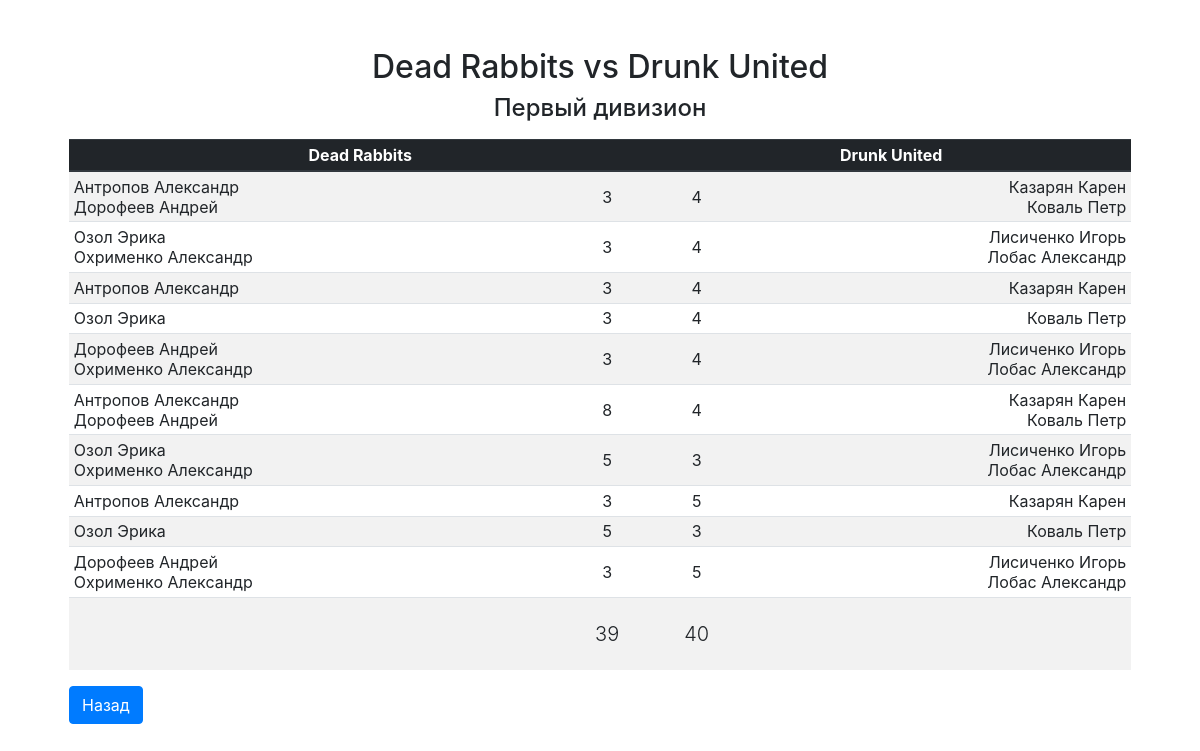
/match.php?id=190, run on the app's committed database.
### tables this page shows
CREATE TABLE tournaments (tournament_id integer primary key autoincrement, tournament_name text, tournament_rounds integer, tournament_description text);

CREATE TABLE games (game_id integer primary key, match_id references matches(match_id), player_id11 references players(player_id), player_id12 references players(player_id), player_id21 references players(player_id), player_id22 references players(player_id), score1 integer, score2 integer);

CREATE TABLE players (player_id integer primary key autoincrement, first_name text, second_name text);

CREATE TABLE matches (match_id integer primary key autoincrement, season_id references seasons(season_id), tournament_id references tournaments(tournament_id), team_id1 references teams(team_id), team_id2 references teams(team_id), sets_won1 integer, sets_won2 integer, points_1 integer, points_2 integer);

### inc/functions.php (called while the page is built, shortened)
<?php
function find_player_name_by_id($player_id, $players_query) {
	foreach ($players_query as $player)
		if ($player['id'] == $player_id)
			return ($player['second_name'] . " " . $player['first_name']);
	return ("Т");
}

### match.php (the view, shortened to what this page needs)
<?php
	require_once __DIR__ . "/inc/bootstrap.php";
	require_once __DIR__ . "/inc/layout/head.php";
	$match_id = isset($_GET['id']) ? $_GET['id'] : NULL;
	if ($match_id) {
		$sth = $db->prepare("select
				m.match_id as match_id,
				m.season_id as season_id,
				m.tournament_id as tournament_id,
				ht.team_name_long as home_team,
				at.team_name_long as away_team,
				m.sets_won1 as home_score,
				m.sets_won2 as away_score
				from matches as m
				inner join teams as ht on ht.team_id = m.team_id1
				inner join teams as at on at.team_id = m.team_id2
				where match_id = ?");
		$sth->execute(array($match_id));
		$match = $sth->fetch();
		$sth = $db->prepare("select * from games where match_id = :id");
		$sth->bindValue(":id", $match_id, PDO::PARAM_INT);
		$sth->execute();
		$games = $sth->fetchAll();
		$sth = $db->prepare("select id, first_name, second_name from rosters inner join players on rosters.player_id = players.player_id");
		$sth->execute();
		$players = $sth->fetchAll();
		$sth = $db->prepare("select tournament_description as name from tournaments where tournament_id = :id");
		$sth->bindValue(":id", $match['tournament_id'], PDO::PARAM_INT);
		$sth->execute();
		$tournament_name = $sth->fetch()["name"];
	}
?>
<body class="pt-5">
<main role="main" class="container">
  	<div class="starter-template pt-0">
  		<?php if (!$match_id || !sizeof($games)): ?>
	    	<h2>Матч не найден</h2>
  			<p>К сожалению, матч не найден. Пожалуйста, вернитесь на главную страницу.</p>
  		<?php else: ?>
    	<h2><?php echo $match['home_team'] . " vs " . $match['away_team']; ?></h2>
    	<h4><?php echo $tournament_name ?></h4>
    	<table class="table table-striped table-sm mt-3" id="match">
    		<thead class="thead-dark">
    			<th colspan="2"><?php echo $match['home_team'] ?></th>
    			<th colspan="2"><?php echo $match['away_team']; ?></th>
    		</thead>
    		<tbody>
    			<?php if (sizeof($games) == 12): ?>
    				<?php for ($i = 0; $i < 12; $i += 2): ?>
    					<tr>
					   		<td class="text-left">
					   			<?php
					   				echo find_player_name_by_id($games[$i]['player_id11'], $players);
					   				if ($games[$i]['player_id12'])
					   					echo "<br>" . find_player_name_by_id($games[$i]['player_id12'], $players);
				   				?>
				   			</td>
					   		<td>
					   			<?php echo "<p class='mb-1'>" . $games[$i]['score1'] . "</p>"; ?>
					   			<?php echo "<p class='m-0'>" . $games[$i + 1]['score1'] . "</p>"; ?>
					   		</td>
					   		<td>
					   			<?php echo "<p class='mb-1'>" . $games[$i]['score2'] . "</p>"; ?>
					   			<?php echo "<p class='m-0'>" . $games[$i + 1]['score2'] . "</p>"; ?>
					   		</td>
					   		<td class="text-right">
					   			<?php
					   				echo find_player_name_by_id($games[$i]['player_id21'], $players);
					   				if ($games[$i]['player_id22'])
					   					echo "<br>" . find_player_name_by_id($games[$i]['player_id22'], $players);
				   				?>
					   		</td>
    					</tr>
    				<?php endfor; ?>
    			<?php elseif (sizeof($games)): ?>
    				<?php foreach ($games as $game): ?>
    					<tr>
					   		<td class="text-left">
					   			<?php
					   				echo find_player_name_by_id($game['player_id11'], $players);
					   				if ($game['player_id12'])
					   					echo "<br>" . find_player_name_by_id($game['player_id12'], $players);
				   				?>
				   			</td>
					   		<td>
					   			<?php echo $game['score1']; ?>
					   		</td>
					   		<td>
					   			<?php echo $game['score2']; ?>
					   		</td>
					   		<td class="text-right">
					   			<?php
					   				echo find_player_name_by_id($game['player_id21'], $players);
					   				if ($game['player_id22'])
					   					echo "<br>" . find_player_name_by_id($game['player_id22'], $players);
				   				?>
					   		</td>
    					</tr>
    				<?php endforeach; ?>
    			<?php endif; ?>
			   	<tr>
			   		<td></td>
			   		<td class="py-4">
						<output id="t1score" class="lead"><?php echo $match['home_score']; ?></output>
					</td>
			   		<td class="py-4">
			   			<output id="t2score" class="lead"><?php echo $match['away_score']; ?></output>
			   		</td>
			   		<td></td>
			   	</tr>
    		</tbody>
    	</table>
	    <?php endif; ?>
    	<div class="text-left">
			<a href="/" class="btn btn-primary">Назад</a>
		</div>
  	</div>
</main>
</body>
</html>

### inc/layout/head.php (shortened to what this page needs)
<html lang="ru">
<head>
	<?php require_once "styles.php" ?>
</head>

### inc/layout/styles.php (shortened to what this page needs)
<link rel="stylesheet" href="inc/libs/bootstrap/css/bootstrap.min.css">
<link rel="stylesheet" href="https://use.fontawesome.com/releases/v5.7.2/css/all.css">
<link rel="stylesheet" href="inc/libs/jquery-ui/jquery-ui.min.css">
<link rel="stylesheet" href="inc/css/custom.css?v=7">

### inc/css/custom.css (style rules this page uses)
body { padding-top: 0; }
.starter-template { position: relative; padding: 3rem 1.5rem; text-align: center; }
.table td, .table th { text-align: center; vertical-align: middle; font-size: 12px; }
@media (min-width: 576px) { .table td, .table th { font-size: 1rem; } }

### data on the page
tournaments: tournament_description "Первый дивизион"
games: player_id11.first_name "Антропов Александр", player_id12.first_name "Дорофеев Андрей", score1 "3", score2 "4", player_id21.first_name "Казарян Карен", player_id22.first_name "Коваль Петр"
games: player_id11.first_name "Озол Эрика", player_id12.first_name "Охрименко Александр", score1 "3", score2 "4", player_id21.first_name "Лисиченко Игорь", player_id22.first_name "Лобас Александр"
games: player_id11.first_name "Антропов Александр", score1 "3", score2 "4", player_id21.first_name "Казарян Карен"
games: player_id11.first_name "Озол Эрика", score1 "3", score2 "4", player_id21.first_name "Коваль Петр"
games: player_id11.first_name "Дорофеев Андрей", player_id12.first_name "Охрименко Александр", score1 "3", score2 "4", player_id21.first_name "Лисиченко Игорь", player_id22.first_name "Лобас Александр"
games: player_id11.first_name "Антропов Александр", player_id12.first_name "Дорофеев Андрей", score1 "8", score2 "4", player_id21.first_name "Казарян Карен", player_id22.first_name "Коваль Петр"
games: player_id11.first_name "Озол Эрика", player_id12.first_name "Охрименко Александр", score1 "5", score2 "3", player_id21.first_name "Лисиченко Игорь", player_id22.first_name "Лобас Александр"
games: player_id11.first_name "Антропов Александр", score1 "3", score2 "5", player_id21.first_name "Казарян Карен"
games: player_id11.first_name "Озол Эрика", score1 "5", score2 "3", player_id21.first_name "Коваль Петр"
games: player_id11.first_name "Дорофеев Андрей", player_id12.first_name "Охрименко Александр", score1 "3", score2 "5", player_id21.first_name "Лисиченко Игорь", player_id22.first_name "Лобас Александр"
matches: sets_won1 "39", sets_won2 "40"

### other printed values
$match['home_team'] "Dead Rabbits"
$match['away_team'] "Drunk United"
